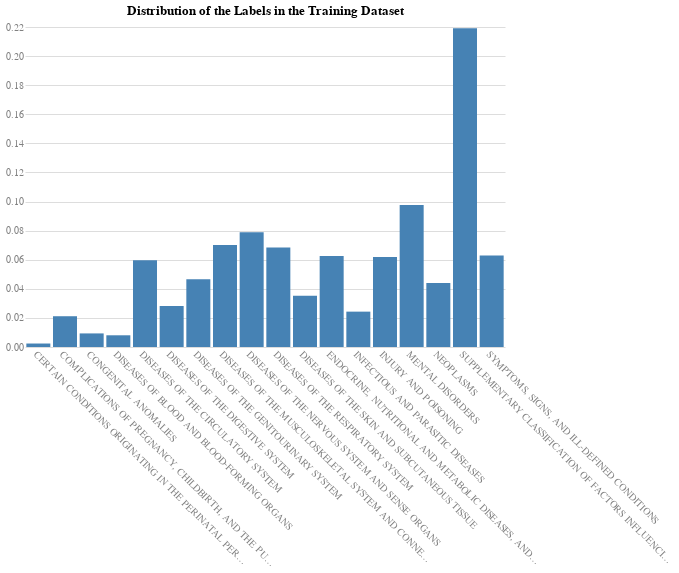

Notebook cell for this chart:
### Code cell
# Check the distribution and percentage of the labels in the training dataset
y_train.value_counts(normalize=True)

# Plot the distribution and percentage of true labels
chart(
    df=y_train.value_counts(normalize=True).reset_index(),
    x='index:N',
    y='proportion:Q',
    title='Distribution of the Labels in the Training Dataset',
).mark_bar().configure_axisX(labelAngle=45, labelLimit=300, title=None).configure_axisY(title=None)

### Figure 1 — Vega specification as saved in the notebook (floating-point values rounded to 4 significant figures)
{"$schema": "https://vega.github.io/schema/vega/v5.json", "data": [{"name": "source_0", "values": [{"index": "SUPPLEMENTARY CLASSIFICATION OF FACTORS INFLUENCING HEALTH STATUS AND CONTACT WITH HEALTH SERVICES", "proportion": 0.2192, "proportion_end": 0.2192, "proportion_start": 0.0}, {"index": "MENTAL DISORDERS", "proportion": 0.09761, "proportion_end": 0.09761, "proportion_start": 0.0}, {"index": "DISEASES OF THE NERVOUS SYSTEM AND SENSE ORGANS", "proportion": 0.0789, "proportion_end": 0.0789, "proportion_start": 0.0}, {"index": "DISEASES OF THE MUSCULOSKELETAL SYSTEM AND CONNECTIVE TISSUE", "proportion": 0.07005, "proportion_end": 0.07005, "proportion_start": 0.0}, {"index": "DISEASES OF THE RESPIRATORY SYSTEM", "proportion": 0.06838, "proportion_end": 0.06838, "proportion_start": 0.0}, {"index": "SYMPTOMS, SIGNS, AND ILL-DEFINED CONDITIONS", "proportion": 0.06284, "proportion_end": 0.06284, "proportion_start": 0.0}, {"index": "ENDOCRINE, NUTRITIONAL AND METABOLIC DISEASES, AND IMMUNITY DISORDERS", "proportion": 0.06254, "proportion_end": 0.06254, "proportion_start": 0.0}, {"index": "INJURY AND POISONING", "proportion": 0.06188, "proportion_end": 0.06188, "proportion_start": 0.0}, {"index": "DISEASES OF THE CIRCULATORY SYSTEM", "proportion": 0.05956, "proportion_end": 0.05956, "proportion_start": 0.0}, {"index": "DISEASES OF THE GENITOURINARY SYSTEM", "proportion": 0.04651, "proportion_end": 0.04651, "proportion_start": 0.0}, {"index": "NEOPLASMS", "proportion": 0.04397, "proportion_end": 0.04397, "proportion_start": 0.0}, {"index": "DISEASES OF THE SKIN AND SUBCUTANEOUS TISSUE", "proportion": 0.03515, "proportion_end": 0.03515, "proportion_start": 0.0}, {"index": "DISEASES OF THE DIGESTIVE SYSTEM", "proportion": 0.02817, "proportion_end": 0.02817, "proportion_start": 0.0}, {"index": "INFECTIOUS AND PARASITIC DISEASES", "proportion": 0.02431, "proportion_end": 0.02431, "proportion_start": 0.0}, {"index": "COMPLICATIONS OF PREGNANCY, CHILDBIRTH, AND THE PUERPERIUM", "proportion": 0.02116, "proportion_end": 0.02116, "proportion_start": 0.0}, {"index": "CONGENITAL ANOMALIES", "proportion": 0.009337, "proportion_end": 0.009337, "proportion_start": 0.0}, {"index": "DISEASES OF BLOOD AND BLOOD-FORMING ORGANS", "proportion": 0.008051, "proportion_end": 0.008051, "proportion_start": 0.0}, {"index": "CERTAIN CONDITIONS ORIGINATING IN THE PERINATAL PERIOD", "proportion": 0.002394, "proportion_end": 0.002394, "proportion_start": 0.0}]}, {"name": "source_0_x_domain_index", "values": [{"index": "SUPPLEMENTARY CLASSIFICATION OF FACTORS INFLUENCING HEALTH STATUS AND CONTACT WITH HEALTH SERVICES"}, {"index": "MENTAL DISORDERS"}, {"index": "DISEASES OF THE NERVOUS SYSTEM AND SENSE ORGANS"}, {"index": "DISEASES OF THE MUSCULOSKELETAL SYSTEM AND CONNECTIVE TISSUE"}, {"index": "DISEASES OF THE RESPIRATORY SYSTEM"}, {"index": "SYMPTOMS, SIGNS, AND ILL-DEFINED CONDITIONS"}, {"index": "ENDOCRINE, NUTRITIONAL AND METABOLIC DISEASES, AND IMMUNITY DISORDERS"}, {"index": "INJURY AND POISONING"}, {"index": "DISEASES OF THE CIRCULATORY SYSTEM"}, {"index": "DISEASES OF THE GENITOURINARY SYSTEM"}, {"index": "NEOPLASMS"}, {"index": "DISEASES OF THE SKIN AND SUBCUTANEOUS TISSUE"}, {"index": "DISEASES OF THE DIGESTIVE SYSTEM"}, {"index": "INFECTIOUS AND PARASITIC DISEASES"}, {"index": "COMPLICATIONS OF PREGNANCY, CHILDBIRTH, AND THE PUERPERIUM"}, {"index": "CONGENITAL ANOMALIES"}, {"index": "DISEASES OF BLOOD AND BLOOD-FORMING ORGANS"}, {"index": "CERTAIN CONDITIONS ORIGINATING IN THE PERINATAL PERIOD"}]}], "marks": [{"type": "rect", "name": "marks", "from": {"data": "source_0"}, "encode": {"update": {"y": {"field": "proportion_end", "scale": "y"}, "y2": {"field": "proportion_start", "scale": "y"}, "width": {"signal": "max(0.25, bandwidth('x'))"}, "fill": {"value": "steelblue"}, "ariaRoleDescription": {"value": "bar"}, "description": {"signal": "\"index: \" + (isValid(datum[\"index\"]) ? datum[\"index\"] : \"\"+datum[\"index\"]) + \"; proportion: \" + (format(datum[\"proportion\"], \"\"))"}, "x": {"field": "index", "scale": "x"}}}, "style": ["bar"]}], "scales": [{"name": "x", "type": "band", "domain": {"data": "source_0_x_domain_index", "field": "index", "sort": true}, "range": [0, {"signal": "width"}], "paddingInner": 0.1, "paddingOuter": 0.05}, {"name": "y", "type": "linear", "domain": {"data": "source_0", "fields": ["proportion_start", "proportion_end"]}, "range": [{"signal": "height"}, 0], "nice": true, "zero": true}], "axes": [{"scale": "y", "orient": "left", "tickCount": {"signal": "ceil(height/40)"}, "minExtent": 0, "gridScale": "x", "labels": false, "domain": false, "grid": true, "aria": false, "maxExtent": 0, "zindex": 0, "ticks": false}, {"scale": "x", "grid": false, "zindex": 0, "labelAlign": "left", "orient": "bottom", "labelBaseline": "top"}, {"scale": "y", "labelOverlap": true, "zindex": 0, "tickCount": {"signal": "ceil(height/40)"}, "grid": false, "labelAlign": "right", "orient": "left"}], "title": {"text": "Distribution of the Labels in the Training Dataset", "frame": "group"}, "config": {"axis": {"domain": false, "labelAngle": 0, "labelColor": "gray", "labelFontSize": 10, "ticks": false}, "axisX": {"labelAngle": 45, "labelLimit": 300, "title": null}, "axisY": {"title": null}, "style": {"guide-label": {"font": "Helvetica Neue"}, "guide-title": {"font": "Helvetica Neue"}, "group-title": {"font": "Helvetica Neue"}, "group-subtitle": {"font": "Helvetica Neue"}, "cell": {"stroke": null}, "text": {"font": "Helvetica Neue"}}}, "height": 320, "background": "white", "width": 480, "style": "cell", "padding": 5}
